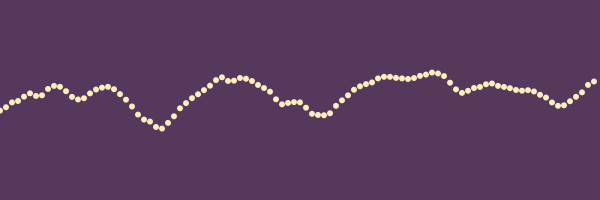
Frame 1 (no input)
Frame 60 (the mouse pressed at the canvas centre just before this capture): identical to frame 1, image omitted
Frame 120 (the mouse held since frame 60 and released just before this capture): identical to frame 1, image omitted

The Processing sketch that drew this single still picture (run headless with seeded random() and noise(); from frame 60 on, the mouse is pressed at the canvas centre):

// Processing sketch: processing_154524
// ── processing_154524.pde



void setup() {
  size(600, 200);
  smooth();

  frameRate (30);
}


void draw()
{
  background(#57385c);
  noStroke();
  fill (#ffedbc);
 
  int x = 0;
  while (x < width)
  {
    float y = 50 + noise (x / 80.0) * 100;
   // noise generiert werte zwischen 0 und 1
   // 50 ist der startwert von y
   // 100 ist die amplitude, also wie hoch schlägt die Kurve aus

    ellipse (x, y, 6, 6);

    x = x + 6;
  }
}
